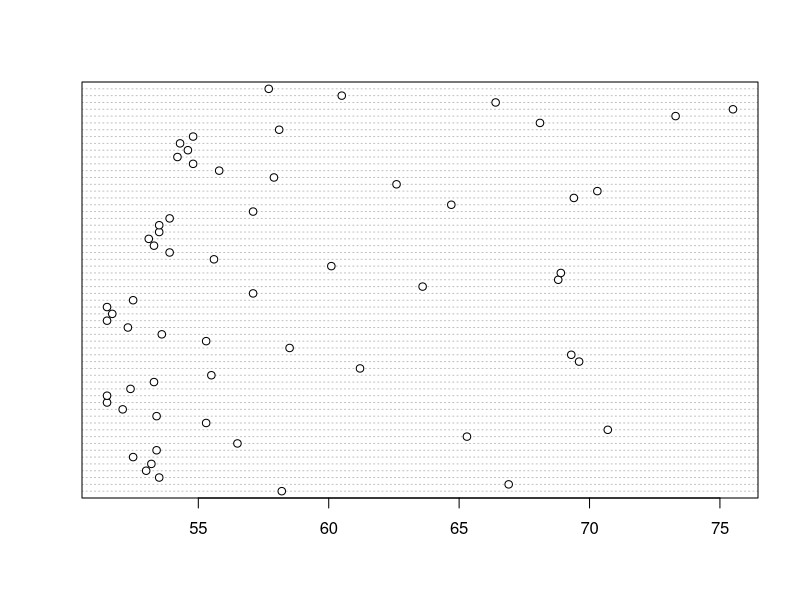
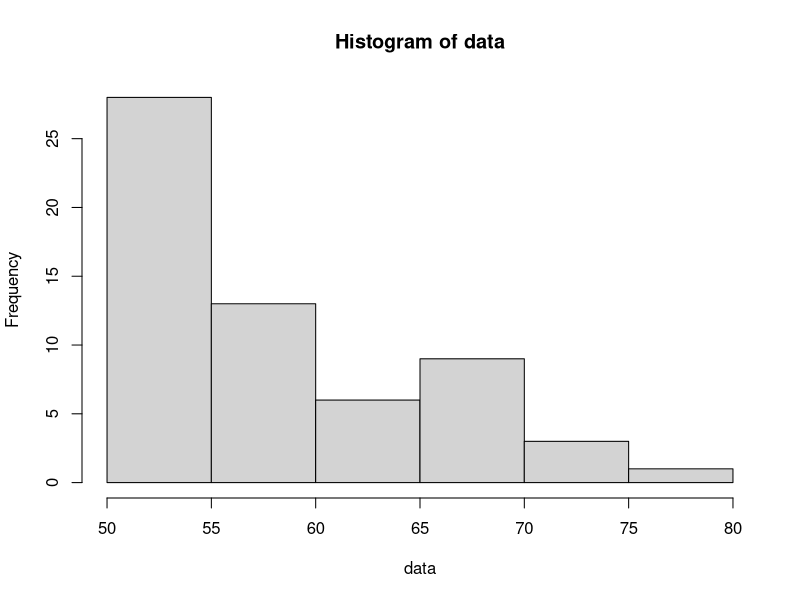
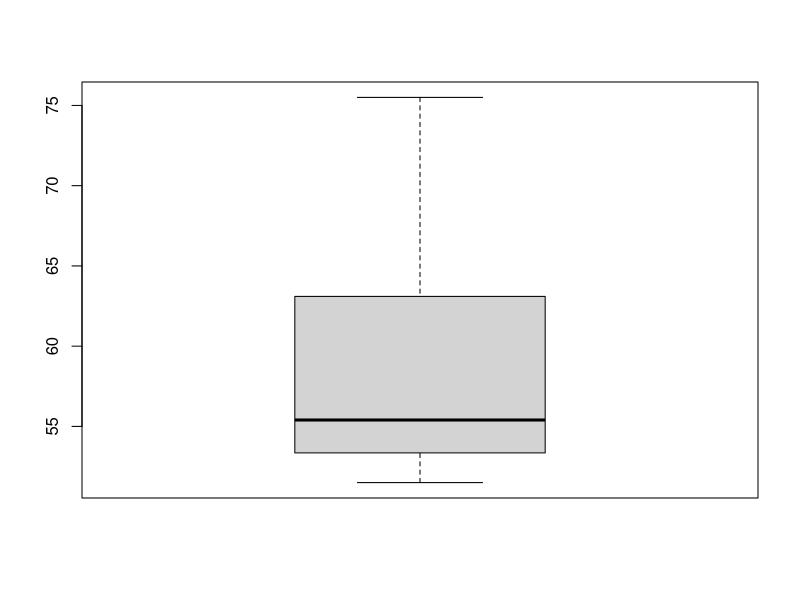
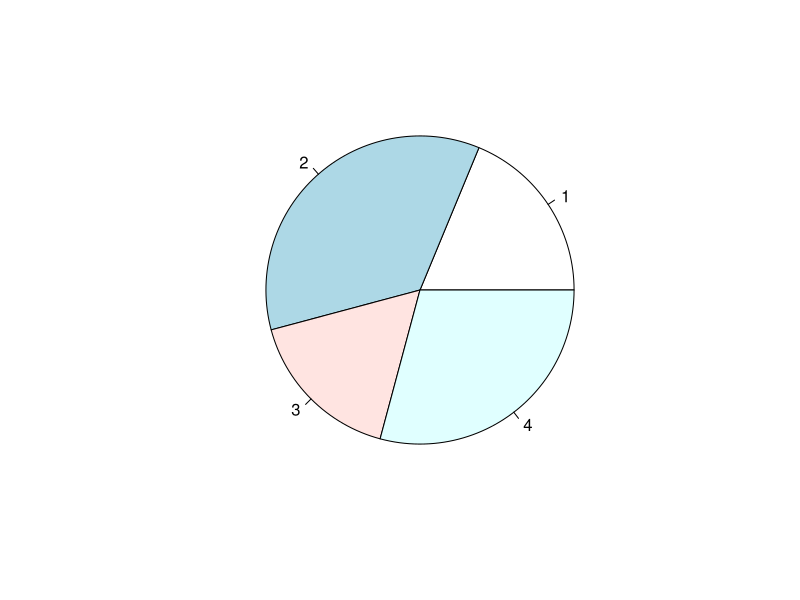
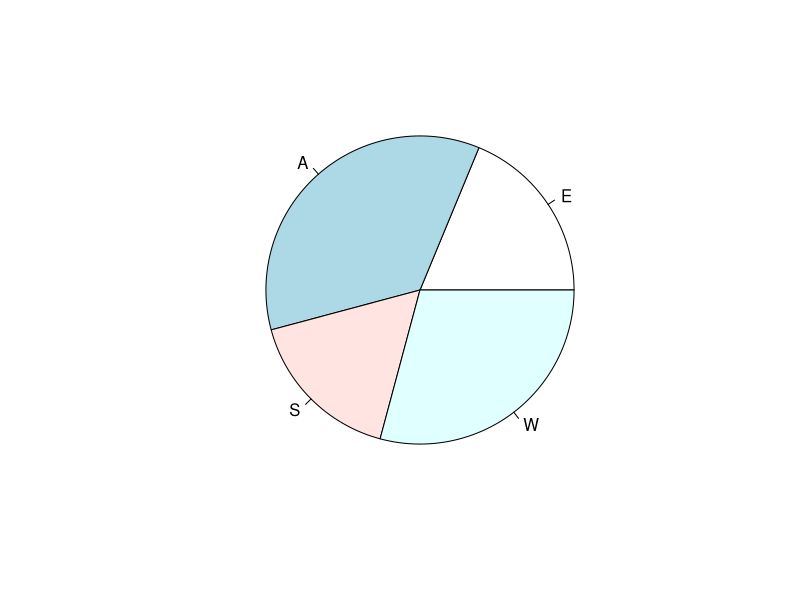
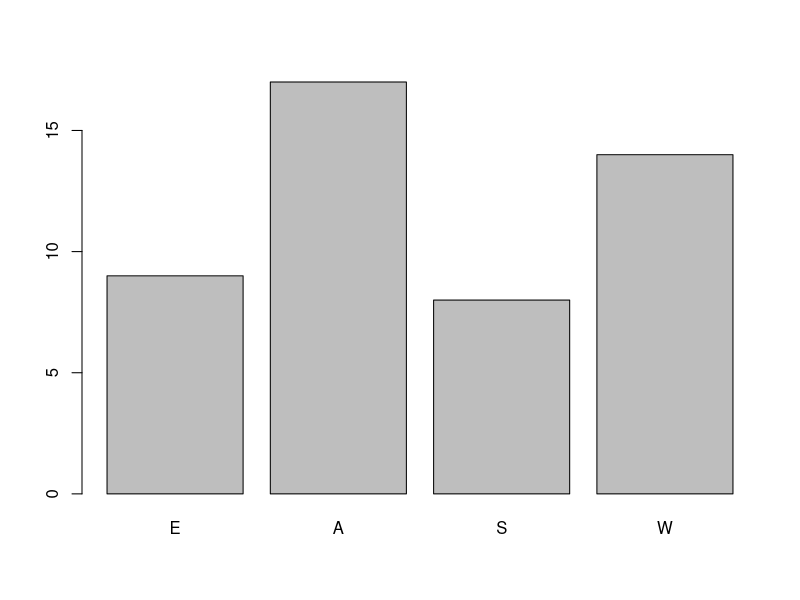
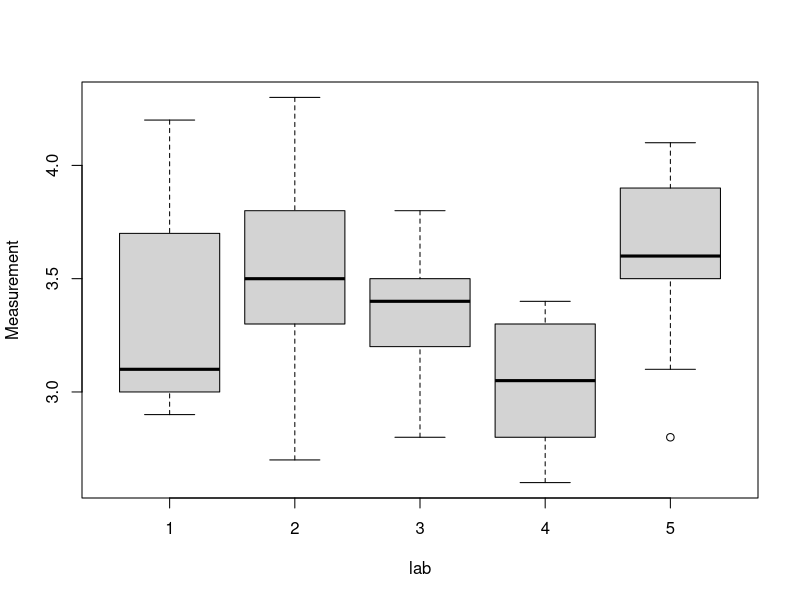
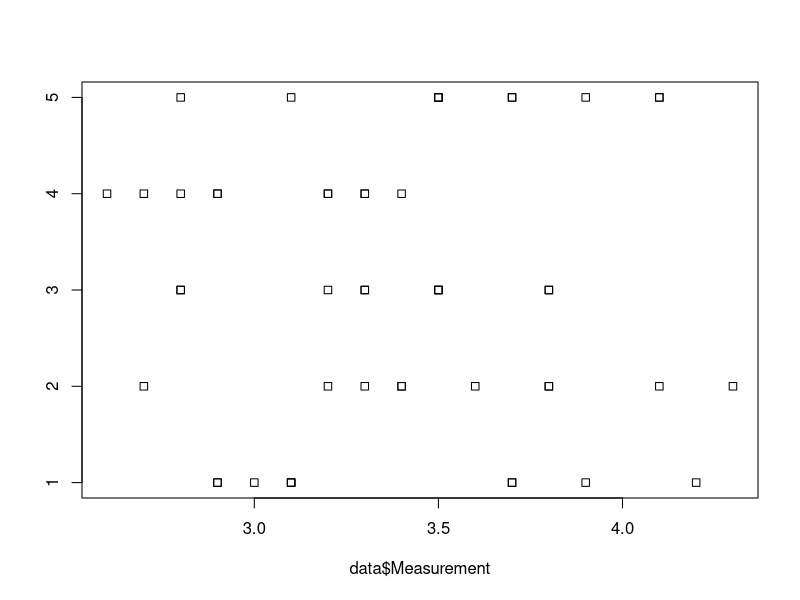

These figures' R source, in order:
#Q.1
# Construct the following graphs of the given data:
#i) Steam & leaf plot
#ii) Histogram
#iii) Dot plot
#iv) Box plot
data=c(58.2, 66.9, 53.5, 53.0, 53.2, 52.5, 53.4, 56.5, 65.3, 70.7, 55.3, 53.4, 52.1, 51.5, 51.5, 52.4, 53.3, 55.5, 61.2, 69.6, 69.3,
58.5, 55.3, 53.6, 52.3, 51.5, 51.7, 51.5, 52.5, 57.1, 63.6, 68.8, 68.9, 60.1, 55.6, 53.9, 53.3, 53.1, 53.5, 53.5, 53.9, 57.1,
64.7, 69.4, 70.3, 62.6, 57.9, 55.8, 54.8, 54.2, 54.6, 54.3, 54.8, 58.1, 68.1, 73.3, 75.5, 66.4, 60.5, 57.7)
stem(data)
dotchart(data)
hist(data)
boxplot(data)

#Q.2
# Frequent airline travelers were asked to indicate the airline they believe offered the best overall services. The four choices were American Air (A), East coast Air (E), Sum coast (C), and Great Western (W). The following data were obtained:
airline=c("E", "A", "S", "W")
freq=c(9,17,8,14)
pie(freq)
data1=data.frame(airline,freq)
pie(data1$freq,data1$airline)
barplot(data1$freq,names.arg = airline)

#Q.3
#The fire department laboratory tested the flammability of fabric, using the same methods in five different labs. The measurements are the length of the burned portion of a piece of fabric held over flame for a fixed amount of time.
#a) Compare the response of the above experiment using box plot, dot plot, and interval plot.
#b) Present the above data in the form of a table.
#c) Combine all the data and draw a histogram. Identify the distribution of the given data.
#d) Draw a normal probability plot of the given data.
lab1=c(2.9,3.1,3.1,3.7,4.2,3.7,3.9,3.1,3.0,2.9)
lab2=c(2.7,3.4,3.6,3.2,4.1,3.8,3.8,4.3,3.4,3.3)
lab3=c(3.3,3.3,3.5,3.5,2.8,3.2,2.8,3.8,3.5,3.8)
lab4=c(3.3,3.2,3.4,2.7,3.3,2.9,3.2,2.9,2.6,2.8)
lab5=c(4.1,4.1,3.7,3.1,3.5,2.8,3.5,3.7,3.5,3.9)
data=data.frame(Measurement=c(lab1,lab2,lab3,lab4,lab5),
                lab=factor(rep(1:5,each=10)))
View(data)
data.frame(sample=1:10,lab1,lab2,lab3,lab4,lab5)
boxplot(Measurement~lab,data)
stripchart(data$Measurement~data$lab)
histo=c(lab1,lab2,lab3,lab4,lab5)
hist(histo)
qqnorm(histo)
#4
#The following data represent the scores obtained by 27 students in a midterm test:
#a) Prepare a steam & leaf display of the data.
#b) Calculate the range and the interquartile range.
students=c(79,78, 78, 67, 76, 87, 85, 73, 66, 99, 84, 72, 66, 57, 94, 84, 72, 63, 57, 48, 50, 61, 71, 82, 93, 100, 89)
stem(students)
ran=range(students)
diff(ran)
IQR(students)




























